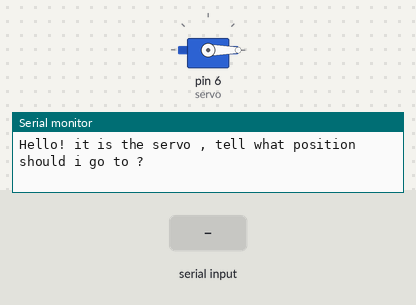
A sketch run on a simulated Arduino Uno, built with avr-gcc and run on an emulated ATmega328P. Shown: servo, the last lines printed to the serial monitor. The test bench sets the inputs (shaded band).

Above: at 1.2 s.
1.3 s: "90,45\n" received over Serial
At 2.0 s:
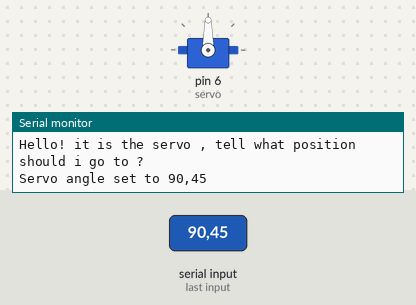
2.8 s: "30,150\n" received over Serial
At 3.2 s:
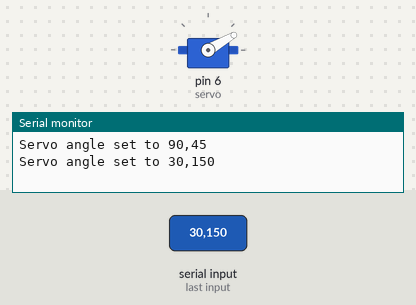
4.3 s: "5\n" received over Serial
At 5.3 s:
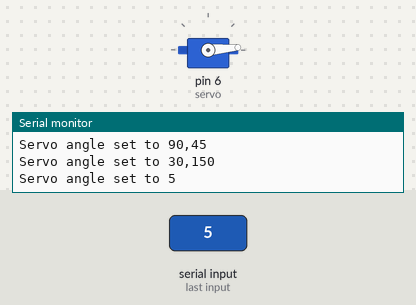
5.8 s: "90\n" received over Serial
At 6.5 s:
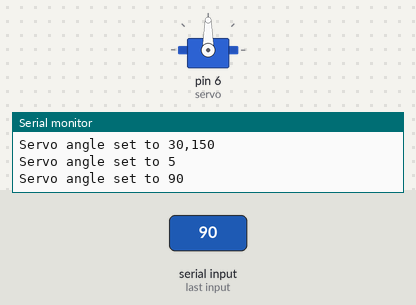
Timing chart, 0 to 8.3 s (numbered marks = the images above; inputs shaded):
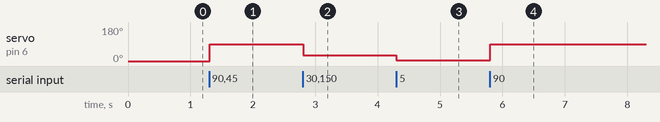

Measured:
- after the input at 1.3 s, servo on pin 6 (servo): 0° → 90° at once
- after the input at 2.8 s, servo on pin 6 (servo): 90° → 30° at once
- after the input at 4.3 s, servo on pin 6 (servo): 30° → 5° at once
- after the input at 5.8 s, servo on pin 6 (servo): 5° → 90° at once

The sketch:

servocontorlwithserial.ino
```cpp
#include <Servo.h>

Servo servo;

int pos = 0;    // servo starting position

void setup() {
  servo.attach(6);
  Serial.begin(9600);
  servo.write(pos); //first servo position
  Serial.println("Hello! it is the servo , tell what position should i go to ? ");
}

void loop() {

  while (Serial.available()){
    String phi = Serial.readStringUntil('\n'); // read until the newline
    pos = phi.toInt() ;
    if ( pos >= 0 && pos <= 180) {
        servo.write(pos);  // turn serevo to the inputted position
        Serial.println("Servo angle set to " + phi );
      } else {
        Serial.println("Invalid angle. Enter a value between 0 and 180.");
      }

    delay(phi.toFloat()*(10.0/6.0)); // delay for maximum speed
  }
    }
```
